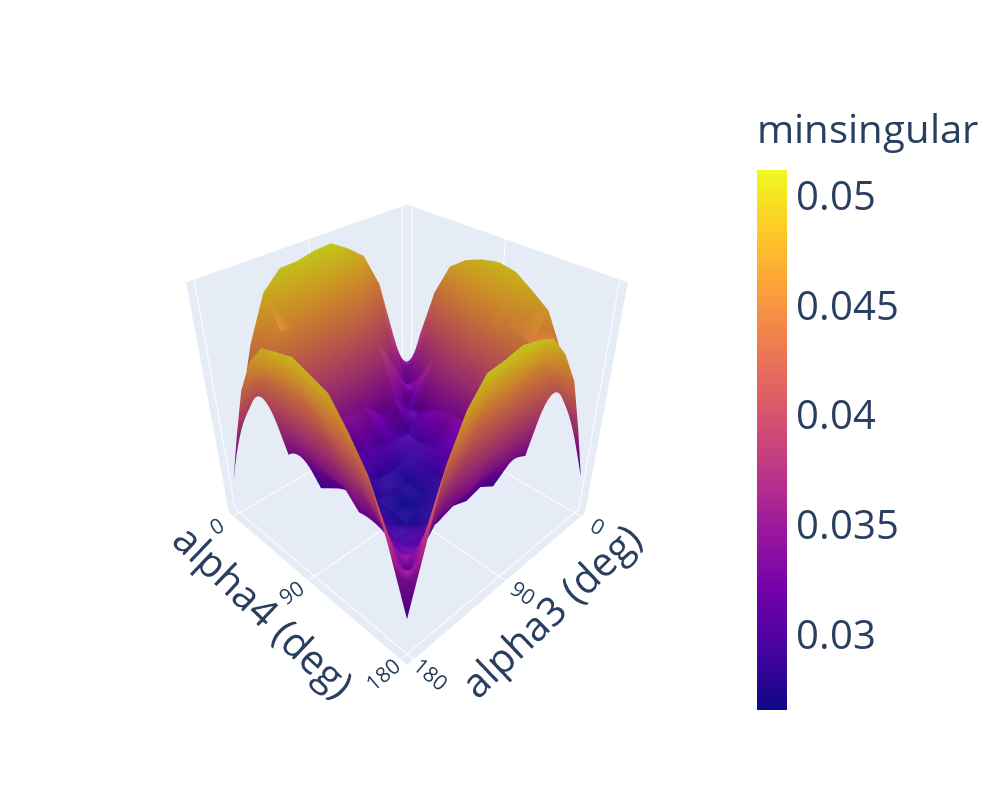
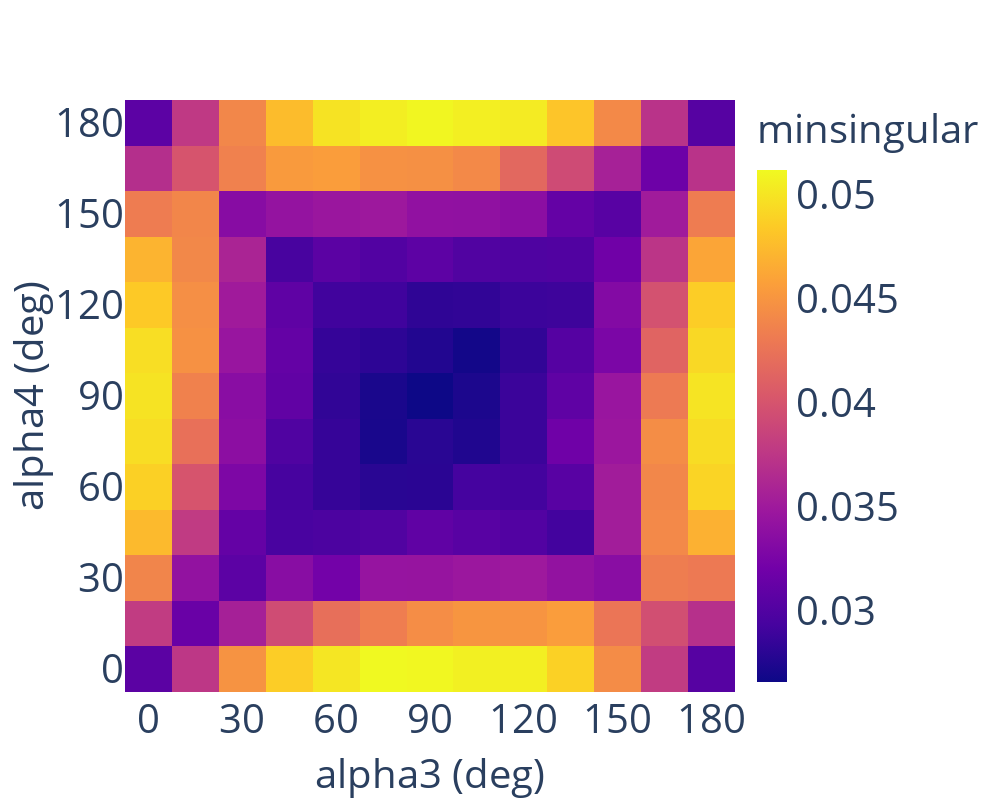

Here is the notebook cell these charts were saved with, in order:
### Code cell
np.random.seed(42)

# from 0, 10, 20, ..., 180 deg for alpha
alpha_list_deg3 = np.arange(0, 181, 15)
alpha_list_rad3 = np.deg2rad(alpha_list_deg3)
alpha_list_deg4 = np.arange(0, 181, 15)
alpha_list_rad4 = np.deg2rad(alpha_list_deg4)
print(f"alpha 3: {alpha_list_deg3}")
print(f"alpha 4: {alpha_list_deg4}")

method = "minsingular"
axes = "all"

isRun = True
isSave = True

# isSave = False
# isRun = False

if isRun:
    res, res_mat = evaluate_alpha_effect(
        alpha_list_rad3, alpha_list_rad4, isSave=True, method=method, axes=axes
    )
if not isRun:
    npzfile = np.load(f"data/two_alpha/{method}_{axes}.npz")
    res = npzfile["results"]
    res_mat = npzfile["res_mat"]


plot_global_index_results(
    alpha_list_deg3,
    alpha_list_deg4,
    res_mat,
    plot_type="surface",
    method=method,
    axes=axes,
    isSave=isSave,
)

plot_global_index_results(
    alpha_list_deg3,
    alpha_list_deg4,
    res_mat,
    plot_type="heatmap",
    method=method,
    axes=axes,
    isSave=isSave,
)

### Figure 1 — Plotly figure (JSON) as saved in the notebook; plotly's stock layout.template omitted (floating-point values rounded to 4 significant figures; data arrays with more than 128 entries replaced by an {"elided": "..."} marker saying what was removed)
{"data": [{"colorbar": {"tickfont": {"size": 40}, "title": {"font": {"size": 40}, "text": "minsingular"}}, "type": "surface", "x": [0, 15, 30, 45, 60, 75, 90, 105, 120, 135, 150, 165, 180], "y": [0, 15, 30, 45, 60, 75, 90, 105, 120, 135, 150, 165, 180], "z": {"elided": "13x13 float values"}}], "layout": {"autosize": true, "height": 800, "scene": {"camera": {"eye": {"x": 1.55, "y": 1.55, "z": 1.55}, "up": {"x": 0, "y": 0, "z": 1}}, "xaxis": {"dtick": 90, "tickfont": {"size": 16}, "title": {"font": {"size": 40}, "text": "alpha3 (deg)"}}, "yaxis": {"dtick": 90, "tickfont": {"size": 16}, "title": {"font": {"size": 40}, "text": "alpha4 (deg)"}}, "zaxis": {"dtick": 90, "tickfont": {"size": 16}, "title": {"font": {"size": 40}, "text": ""}}}, "width": 1000, "xaxis": {"dtick": 30, "tickfont": {"size": 40}, "title": {"font": {"size": 40}, "text": "alpha3 (deg)"}}, "yaxis": {"dtick": 30, "tickfont": {"size": 40}, "title": {"font": {"size": 40}, "text": "alpha4 (deg)"}}}}

### Figure 2 — Plotly figure (JSON) as saved in the notebook; plotly's stock layout.template omitted (floating-point values rounded to 4 significant figures; data arrays with more than 128 entries replaced by an {"elided": "..."} marker saying what was removed)
{"data": [{"colorbar": {"tickfont": {"size": 40}, "title": {"font": {"size": 40}, "text": "minsingular"}}, "type": "heatmap", "x": [0, 15, 30, 45, 60, 75, 90, 105, 120, 135, 150, 165, 180], "y": [0, 15, 30, 45, 60, 75, 90, 105, 120, 135, 150, 165, 180], "z": {"elided": "13x13 float values"}}], "layout": {"autosize": true, "height": 800, "width": 1000, "xaxis": {"dtick": 30, "tickfont": {"size": 40}, "title": {"font": {"size": 40}, "text": "alpha3 (deg)"}}, "yaxis": {"dtick": 30, "tickfont": {"size": 40}, "title": {"font": {"size": 40}, "text": "alpha4 (deg)"}}}}
